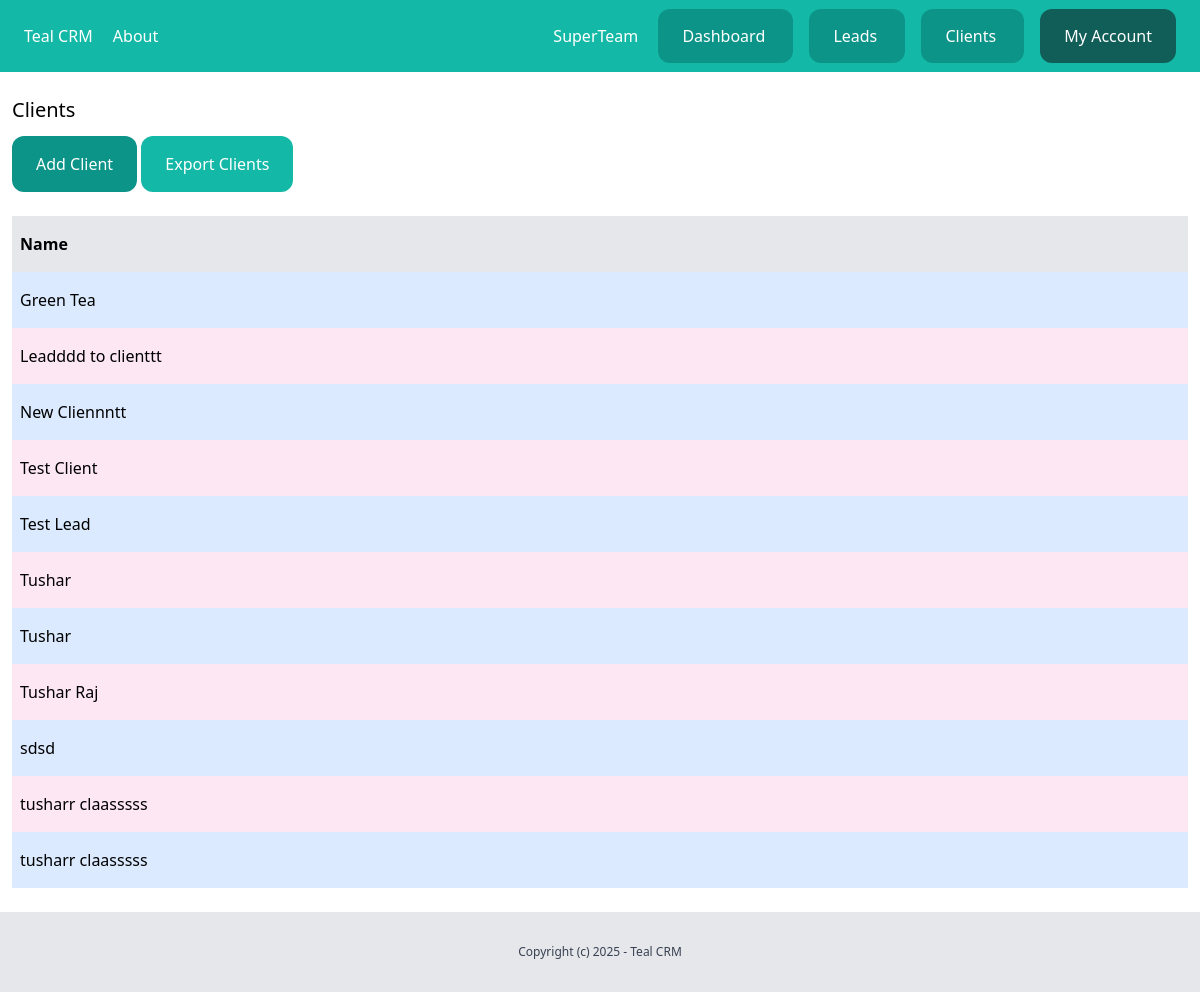
The app's page /dashboard/clients/ (signed in), older data.
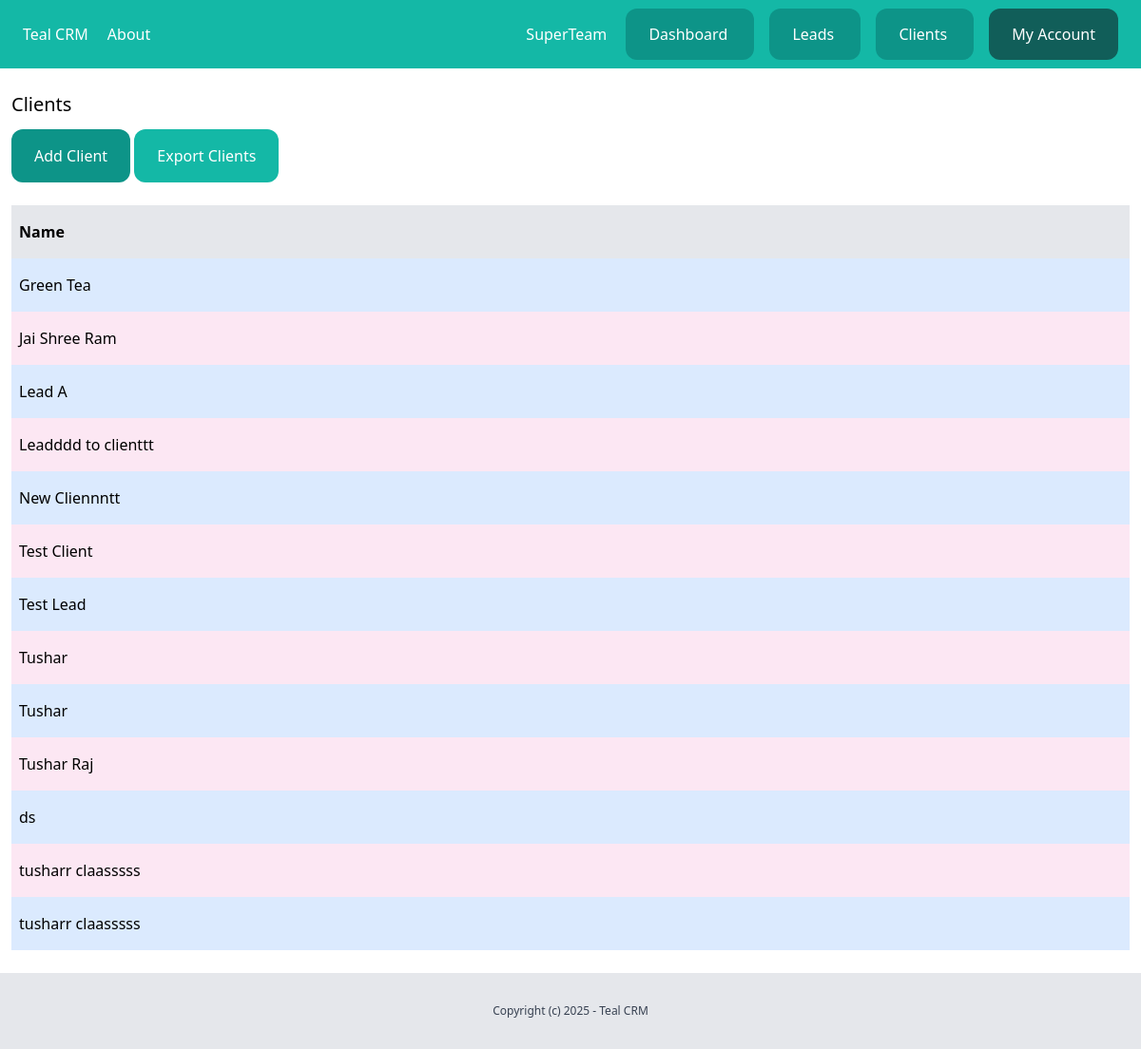
The same page, newer data.
### client/models.py (models this page shows, shortened)
class Client(models.Model):
    team = models.ForeignKey(Team, related_name='clients', on_delete=models.CASCADE)
    name=models.CharField(max_length=255)
    email=models.EmailField()
    description=models.TextField(blank=True,null=True)
    created_by = models.ForeignKey(User, related_name='clients', on_delete=models.CASCADE)
    created_at = models.DateTimeField(auto_now_add=True)
    modified_at = models.DateTimeField(auto_now=True)
    class Meta:
        ordering=('name',)

### client/views.py (the view)
# urls.py: path('',views.clients_list,name='list'),
@login_required
def clients_list(request):
    clients= Client.objects.filter(created_by=request.user)
    return render(request,'clients/clients_list.html',{'clients':clients})

### team/context_processors.py (called while the page is built)
def active_team(request):
    active_team = None  # Default to None
    if request.user.is_authenticated:
        user_profile = getattr(request.user, 'userprofile', None)  # Safely access userprofile
        if user_profile and user_profile.active_team:
            active_team = user_profile.active_team
        else:
            active_team = Team.objects.filter(created_by=request.user).first()
    return {'active_team': active_team}

### team/models.py (called while the page is built)
    def __str__(self):
        return self.name

### client/templates/clients/clients_list.html (shortened to what this page needs)
{% extends 'core/base.html' %}
{% block content %}
<div class="px-3 py-6">
    <h1 class="text-xl mb-3">Clients</h1>
    <a href="{% url 'clients:add' %}" class="inline-block py-4 px-6 bg-teal-600 rounded-xl text-white">
        Add Client
    </a>
    <a href="{% url 'clients:export' %}" class="inline-block py-4 px-6 bg-teal-500 rounded-xl text-white">
        Export Clients
    </a>
    <div class="mt-6  flex justify-between">
        <p class="py-4 px-2 bg-gray-200 font-semibold w-full">Name</p>
    </div>
    {% for client in clients %}
    <div class="flex justify-between">
        <p class="py-4 px-2 w-full {% cycle 'bg-blue-100' 'bg-pink-100'  %}">
            <a href="{% url 'clients:detail' client.id %}"> {{client.name}} </a></a>
        </p>
    </div>
    {% empty %}
    <p class="px-2 mt-3">There are no clients in the Database Right Now</p>
    {% endfor %}
</div>
{% endblock %}

Row changes from the older to the newer data that the page shows:
removed Client: name "sdsd"
added Client: name "Jai Shree Ram"
added Client: name "Lead A"
added Client: name "ds"
